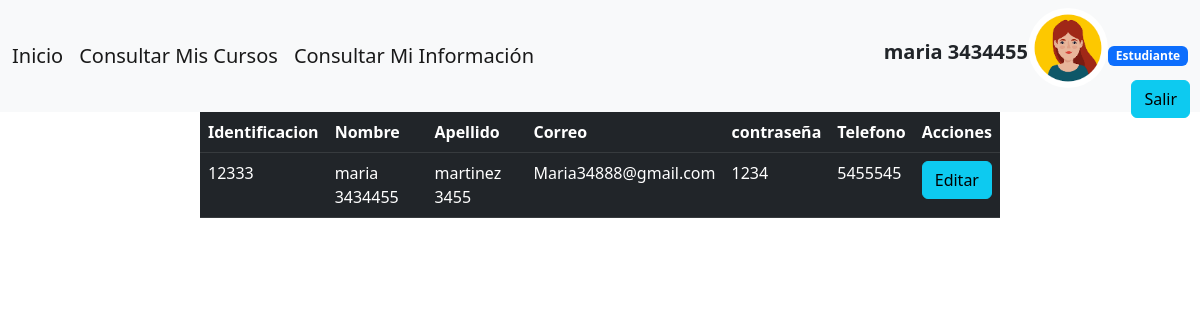
The app's page /ver_informacion_estudiante.php (signed in) with its own data.
### tables this page shows
CREATE TABLE `estudiante` (
  `id_estudiante` int(20) NOT NULL,
  `nombre` varchar(50) NOT NULL,
  `apellido` varchar(50) NOT NULL,
  `correo` varchar(50) NOT NULL,
  `contrasena` varchar(50) NOT NULL,
  `telefono` varchar(20) NOT NULL,
  `estado` varchar(1) NOT NULL,
  `sexo` varchar(50) NOT NULL
);

### ver_informacion_estudiante.php (the view, shortened to what this page needs)
<?php session_start();
if ($_SESSION['usuario']) {
    if ($_SESSION['rol'] == "1") {
        $user=$_SESSION['usuario'];
?>
<!DOCTYPE html>
<html lang="en">
<head>
  <link href="https://cdn.jsdelivr.net/npm/bootstrap@5.2.1/dist/css/bootstrap.min.css" rel="stylesheet">
</head>
<body>
<?php
include("nav_estudiante.php")
?>
  <div class="boton">
  <a class="btn btn-info" href="salir.php">Salir</a>
  </div>
  <center>
    <div class="col-sm-8">
      <table class="table table-dark">
        <thead>
          <tr>
            <th scope="col">Identificacion</th>
            <th scope="col">Nombre</th>
            <th scope="col">Apellido</th>
            <th scope="col">Correo</th>
            <th scope="col">contraseña</th>
            <th scope="col">Telefono</th>
            <th scope="col">Acciones</th>
          </tr>
        </thead>
        <tbody>
          <?php
          include("conexion.php");
          $query = "SELECT * FROM estudiante WHERE 	id_estudiante='$user'";
          $consulta = mysqli_query($conexion, $query);
          while ($row = $consulta->fetch_assoc()) { ?>
            <tr>
              <td><?php echo $row['id_estudiante'];  ?></td>
              <td><?php echo $row['nombre'];  ?></td>
              <td><?php echo $row['apellido'];  ?></td>
              <td><?php echo $row['correo'];  ?></td>
              <td><?php echo $row['contrasena'];  ?></td>
              <td><?php echo $row['telefono'];  ?></td>
              <td><a class="btn btn-info" href="modificar_estudiante.php?id_estudiante=<?php echo $row['id_estudiante']; ?>" onclick="return confirmacionModificar()">Editar</a>
              </td>
            </tr>
          <?php
          }
          ?>
        </tbody>
      </table>
    </div>
  </center>
</body>
</html>
<?php
    } else {
        header("Location: index.php");
    }
}else {
    header("Location: index.php");
}
?>

### ver_informacion_estudiante.php (style rules this page uses)
.boton { position: absolute; right: 10px; top: 80px; }

### records on screen
estudiante: id_estudiante "12333", nombre "maria 3434455", apellido "martinez 3455", correo "Maria34888@gmail.com", contrasena "1234", telefono "5455545"

### other values on screen
$_SESSION['nombre'] "maria 3434455"
